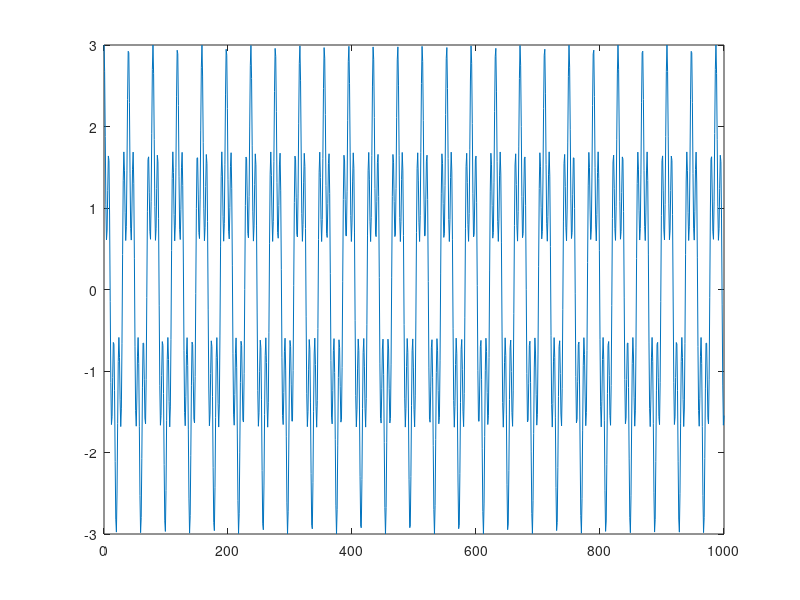
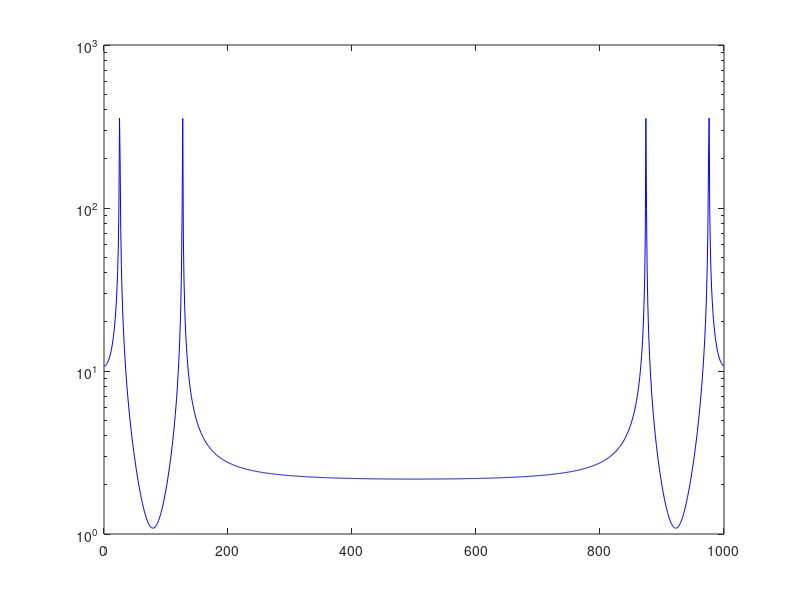

Reproduce these figures in MATLAB, in order.
% test to understand fft

t = linspace(0,1000,1001);
x = 2.*cos(t./(2*pi)) + cos(5.*t./(2*pi));

figure
plot(t,x);

f = fft(x);

figure
%semilogy(t,f,'-b');
semilogy(t,abs(real(f)),'-b')

% semilogy(frequency,abs(real(f)),'-b')
% hold on
% semilogy(frequency,abs(imag(f)),'-m');
% xlabel('cycles per day (cpd)');
% xlim([0 125]);

